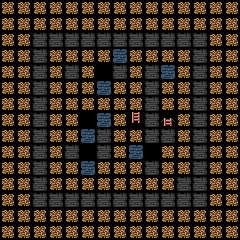

A 2D game scene composited from a Tiled map and its tileset images. What follows is a short description and the map's XML, with every tile layer's data as written:
An orthogonal 15x15 tile map with 16x16 px tiles, 1 tile layer (Tile Layer 1).

<map version="1.5" tiledversion="1.6.0" orientation="orthogonal" renderorder="right-down" width="15" height="15" tilewidth="16" tileheight="16" infinite="0" nextlayerid="2" nextobjectid="1">
 <editorsettings>
  <export target="../level/basic_move.lua" format="lua" />
 </editorsettings>
 <tileset firstgid="1" source="tileset.tsx" />
 <layer id="1" name="Tile Layer 1" width="15" height="15">
  <data encoding="csv">
1,1,1,1,1,1,1,1,1,1,1,1,1,1,1,
1,1,1,1,1,1,1,1,1,1,1,1,1,1,1,
1,1,4,4,4,4,4,4,4,4,4,4,4,1,1,
1,1,4,1,1,1,1,3,1,1,1,1,4,1,1,
1,1,4,1,4,1,2,4,1,4,3,1,4,1,1,
1,1,4,1,1,1,3,1,1,4,1,1,4,1,1,
1,1,4,1,1,1,1,1,1,4,1,1,4,1,1,
1,1,4,1,1,2,3,1,9,4,10,1,4,1,1,
1,1,4,1,1,3,4,1,1,4,4,1,4,1,1,
1,1,4,1,4,2,4,1,3,2,1,1,4,1,1,
1,1,4,1,1,3,1,1,1,4,1,1,4,1,1,
1,1,4,1,1,1,1,1,1,1,1,4,4,1,1,
1,1,4,4,4,4,4,4,4,4,4,4,4,1,1,
1,1,1,1,1,1,1,1,1,1,1,1,1,1,1,
1,1,1,1,1,1,1,1,1,1,1,1,1,1,1
</data>
 </layer>
</map>
